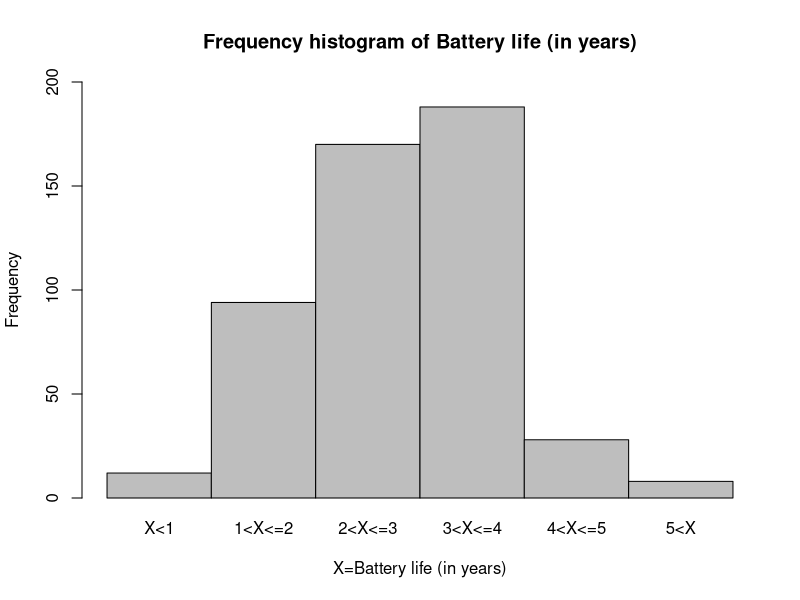

This chart was generated by the following R code:
## ---- chunk 1
#| code-fold: true
mu=2.8
sigma=1.1

#?pnorm()
x=1:5
z=(x-mu)/sigma


#round(pnorm(z[5]),4)

#round((1-pnorm(5,mu,sigma)),4)


p=0
p[1]=0.0505
p[6]=0.0228

for (i in 2:5) {
  p[i]=round(pnorm(z[i]),4)-round(pnorm(z[i-1]),4)
  e=500*p
  
}


#print(p)
#print(e)

xax=c("X<1", "1<X<=2", "2<X<=3", "3<X<=4","4<X<=5", "5<X")
f=c(12,94,170,188,28,8)


barplot(f, names.arg = xax,ylim = c(0,200), 
        xlab = "X=Battery life (in years)", 
        ylab = "Frequency", 
        main = "Frequency histogram of Battery life (in years)",
        space = 0,
        cex.lab=1)




ch_sqi=round(((f-e)^2/e),4)
#sum(ch_sqi)


## ---- chunk 2
#| code-fold: true
fu<-c(40,22,38)
eu<-c(40,20,40)


ch_squ=round(((fu-eu)^2/eu),4)
#sum(ch_squ)
